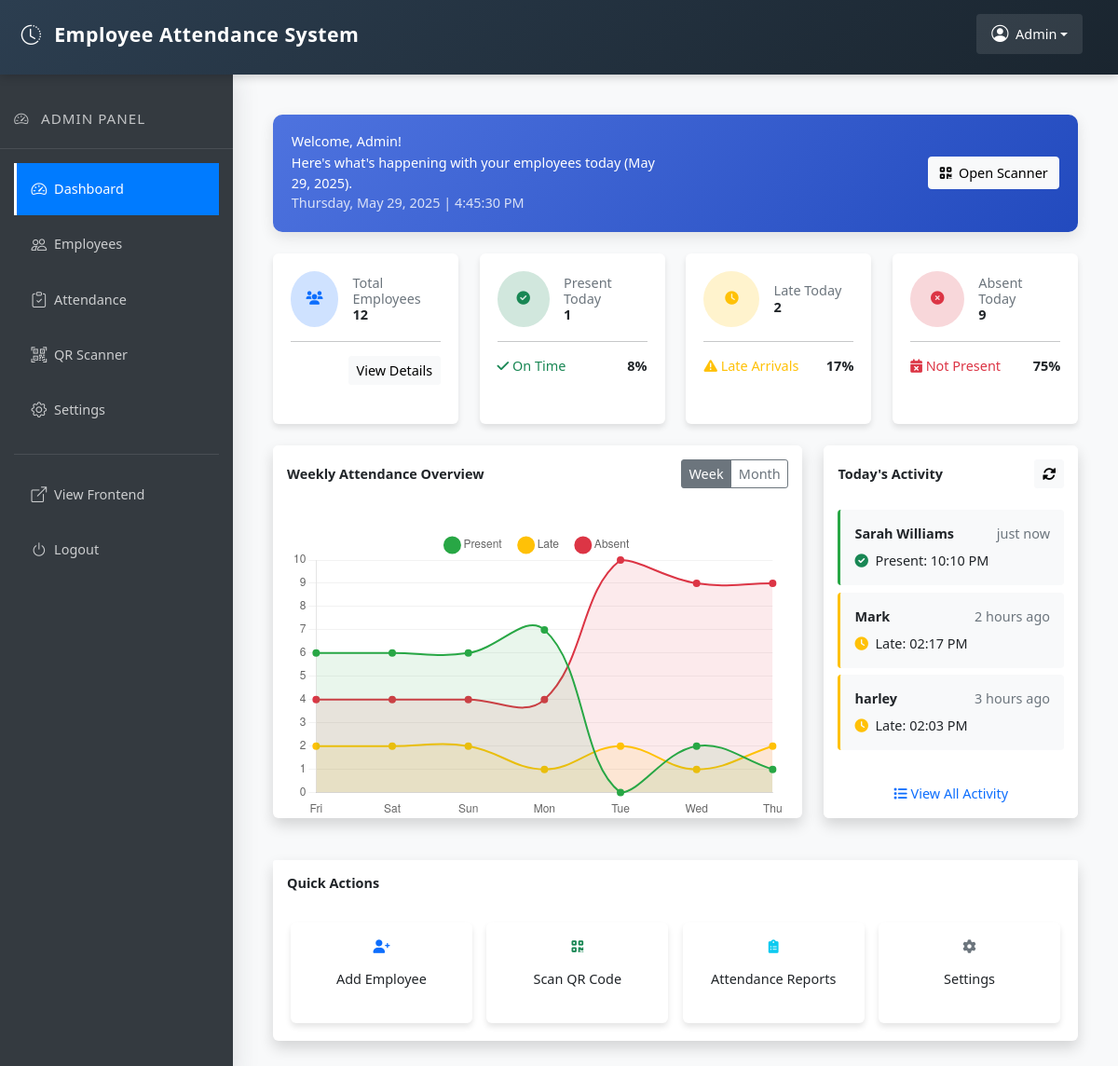
Before: /views/admin/dashboard.php (signed in) with the older database file.
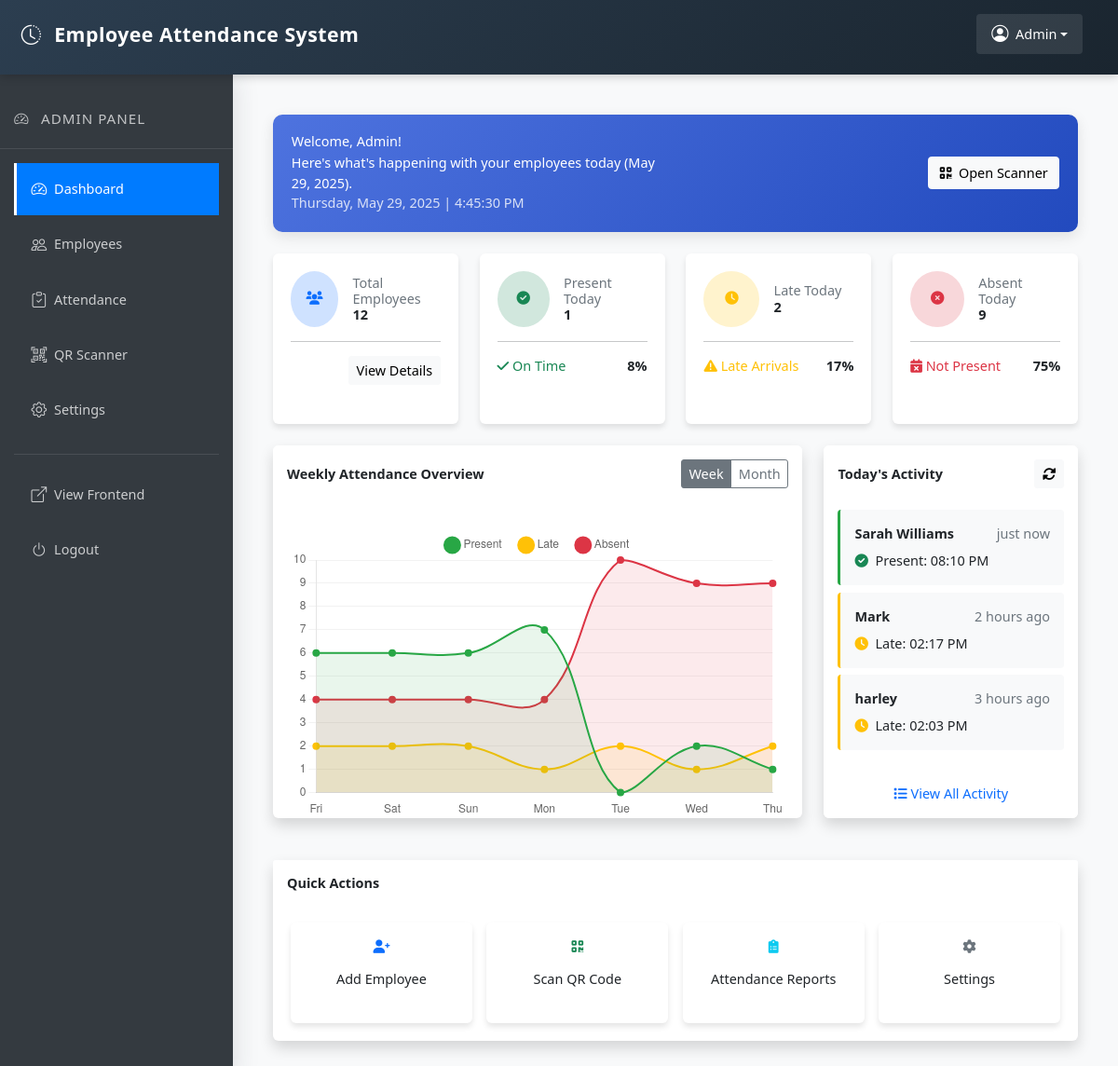
After: the same page with the newer database file.
### tables this page shows
CREATE TABLE `morning_time_log` (
  `id` int(11) NOT NULL,
  `employee_id` int(11) NOT NULL,
  `time_in` datetime DEFAULT NULL,
  `time_out` datetime DEFAULT NULL,
  `status` enum('present','late','absent') DEFAULT 'absent'
);

CREATE TABLE `users` (
  `id` int(11) NOT NULL,
  `username` varchar(50) NOT NULL,
  `password` varchar(255) NOT NULL,
  `email` varchar(100) NOT NULL,
  `code` varchar(255) NOT NULL,
  `created_at` timestamp NOT NULL DEFAULT current_timestamp()
);

### views/admin/dashboard.php (the view, shortened to what the changed rows need)
<!DOCTYPE html>
<html lang="en">
<head>
    <link rel="stylesheet" href="../../assets/css/admin.css">
    <link rel="stylesheet" href="../../assets/css/bootstrap.min.css">
    <link rel="stylesheet" href="https://cdnjs.cloudflare.com/ajax/libs/font-awesome/6.0.0-beta3/css/all.min.css">
</head>
<body>
    <?php
    require_once '../../includes/admin/header.php';
    require_once '../../db/connect.php';
    $today = date('Y-m-d');
    $total_employees_query = "SELECT COUNT(*) as total FROM users WHERE id != 1";
    $total_employees = $conn->query($total_employees_query)->fetch_assoc()['total'];
    $present_today_query = "SELECT COUNT(DISTINCT employee_id) as total FROM morning_time_log WHERE DATE(time_in) = CURDATE() AND status = 'present'";
    $present_today = $conn->query($present_today_query)->fetch_assoc()['total'];
    $late_today_query = "SELECT COUNT(DISTINCT employee_id) as total FROM morning_time_log WHERE DATE(time_in) = CURDATE() AND status = 'late'";
    $late_today = $conn->query($late_today_query)->fetch_assoc()['total'];
    $attended_today_query = "SELECT COUNT(DISTINCT employee_id) as count FROM morning_time_log WHERE DATE(time_in) = CURDATE()";
    $attended_today = $conn->query($attended_today_query)->fetch_assoc()['count'];
    $absent_today = $total_employees - $attended_today;
    $recent_activity_query = "SELECT t.*, u.username
                             FROM morning_time_log t
                             JOIN users u ON t.employee_id = u.id
                             WHERE DATE(t.time_in) = '$today'
                             ORDER BY t.time_in DESC
                             LIMIT 10";
    $recent_activity_result = $conn->query($recent_activity_query);
    ?>
    <div class="main-content">
        <div class="container-fluid mt-4">
            <div class="welcome-section mb-4">
                <div class="row align-items-center">
                    <div class="col-md-6">
                        <h2 class="mb-1">Welcome, Admin!</h2>
                    </div>
                </div>
            </div>
            <div class="row g-4 mb-4">
                <div class="col-xl-3 col-md-6">
                    <div class="card stat-card h-100">
                        <div class="card-body">
                            <div class="d-flex align-items-center">
                                <div>
                                    <h2 class="mb-0 fw-bold"><?php echo $total_employees; ?></h2>
                                </div>
                            </div>
                        </div>
                    </div>
                </div>
                <div class="col-xl-3 col-md-6">
                    <div class="card stat-card h-100">
                        <div class="card-body">
                            <div class="d-flex align-items-center">
                                <div>
                                    <h2 class="mb-0 fw-bold"><?php echo $present_today; ?></h2>
                                </div>
                            </div>
                        </div>
                    </div>
                </div>
                <div class="col-xl-3 col-md-6">
                    <div class="card stat-card h-100">
                        <div class="card-body">
                            <div class="d-flex align-items-center">
                                <div>
                                    <h2 class="mb-0 fw-bold"><?php echo $late_today; ?></h2>
                                </div>
                            </div>
                        </div>
                    </div>
                </div>
                <div class="col-xl-3 col-md-6">
                    <div class="card stat-card h-100">
                        <div class="card-body">
                            <div class="d-flex align-items-center">
                                <div>
                                    <h2 class="mb-0 fw-bold"><?php echo $absent_today; ?></h2>
                                </div>
                            </div>
                        </div>
                    </div>
                </div>
            </div>
            <div class="row g-4">
                <div class="col-md-4">
                    <div class="card shadow border-0 card-fixed-height">
                        <div class="card-body p-0">
                            <div class="activity-feed px-3 py-2">
                                <?php
                                if ($recent_activity_result && $recent_activity_result->num_rows > 0) {
                                    while ($activity = $recent_activity_result->fetch_assoc()) {
                                        $time_ago = time_elapsed_string(strtotime($activity['time_in']));
                                        $status_class = ($activity['status'] == 'present') ? 'present' : 'late';
                                        $status_icon = ($activity['status'] == 'present') ? 'check-circle' : 'clock';
                                        $status_color = ($activity['status'] == 'present') ? 'text-success' : 'text-warning';
                                        echo '<div class="activity-item ' . $status_class . ' mb-2 bg-light rounded">';
                                        echo '  <div class="d-flex justify-content-between align-items-center mb-2">';
                                        echo '    <h6 class="mb-0 fw-bold">' . htmlspecialchars($activity['username']) . '</h6>';
                                        echo '    <small class="text-muted">' . $time_ago . '</small>';
                                        echo '  </div>';
                                        echo '  <div class="d-flex align-items-center">';
                                        echo '    <span class="' . $status_color . ' me-2"><i class="fas fa-' . $status_icon . '"></i></span>';
                                        echo '    <span>' . ucfirst($activity['status']) . ': ' . date('h:i A', strtotime($activity['time_in'])) . '</span>';
                                        echo '  </div>';
                                        echo '</div>';
                                    }
                                } else {
                                    echo '<div class="text-center my-4 text-muted">';
                                    echo '<i class="far fa-calendar-times mb-3" style="font-size: 3rem;"></i>';
                                    echo '<p>No activity recorded today</p>';
                                    echo '</div>';
                                }
                                ?>
                            </div>
                        </div>
                    </div>
                </div>
            </div>
        </div>
    </div>
<?php
function time_elapsed_string($timestamp) {
    $diff = time() - $timestamp;
    if ($diff < 60) {
        return 'just now';
    } elseif ($diff < 3600) {
        $mins = round($diff / 60);
        return $mins . ' minute' . ($mins > 1 ? 's' : '') . ' ago';
    } elseif ($diff < 86400) {
        $hours = round($diff / 3600);
        return $hours . ' hour' . ($hours > 1 ? 's' : '') . ' ago';
    } elseif ($diff < 172800) {
        return 'yesterday';
    } else {
        return date('M j', $timestamp);
    }
}
?>
</body>
</html>

Changed rows visible on the page:
changed morning_time_log "just now": time_in "10:10 PM" → "08:10 PM"
